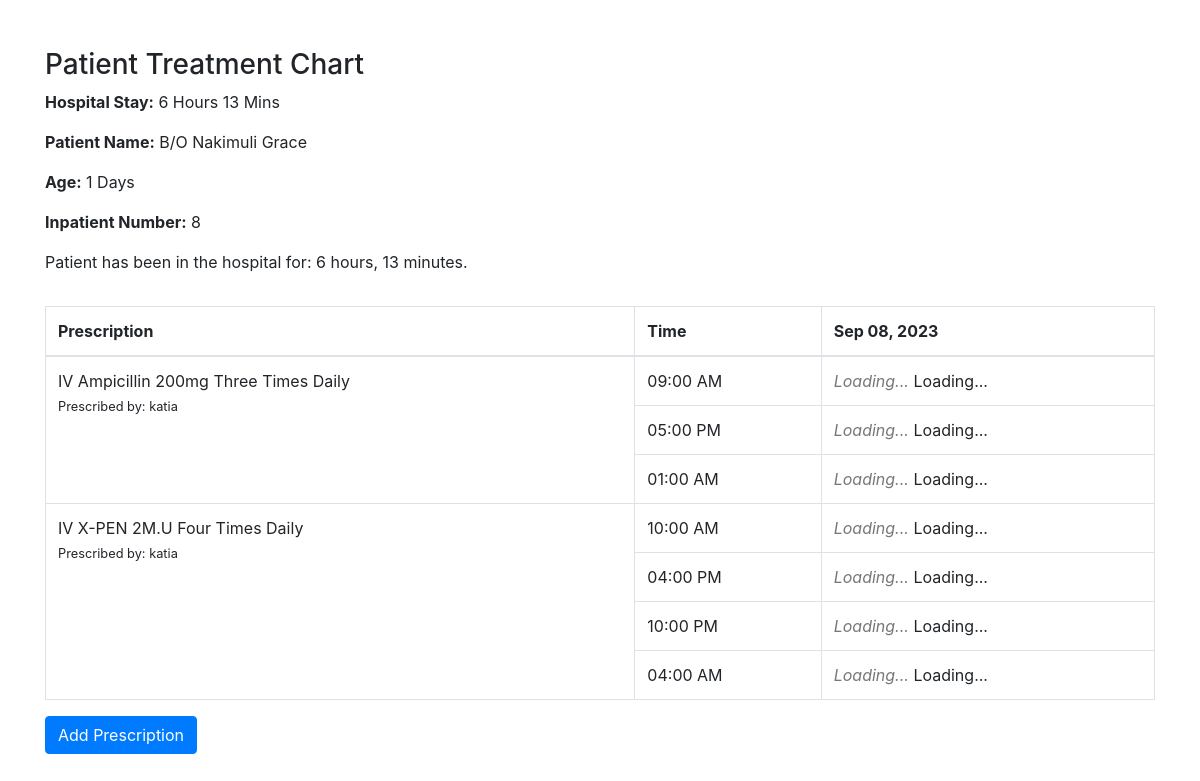
Page /patient_treatment_chart/8/ (signed in) on the committed database.
### newborn/models.py (models this page shows)
class NewbornAdmission(models.Model):
    PLACE_OF_BIRTH_CHOICES = [
        ('Hospital', 'Hospital'),
        ('Along the road', 'Along the road'),
        ('Home', 'Home'),
    ]
    MODE_OF_DELIVERY_CHOICES = [
        ('SVD', 'SVD (Spontaneous Vaginal Delivery)'),
        ('C/S', 'C/S (Caesarean Section)'),
    ]
    MEANS_OF_TRANSPORT_CHOICES = [
        ('Ambulance', 'Ambulance'),
        ('Public means', 'Public means'),
    ]
    YES_NO_CHOICES = [
        ('Yes', 'Yes'),
        ('No', 'No'),
    ]
    SEX = [
        ('M', 'M'),
        ('F', 'F'),
    ]
    admission_date = models.DateTimeField()
    name = models.CharField(max_length=100)
    sex = models.CharField(max_length=100, choices=SEX)
    birth_weight = models.DecimalField(max_digits=2, decimal_places=1)
    delivery_date = models.DateTimeField()
    place_of_birth = models.CharField(max_length=20, choices=PLACE_OF_BIRTH_CHOICES)
    hospital_name = models.CharField(max_length=100, blank=True, null=True)
    mode_of_delivery = models.CharField(max_length=3, choices=MODE_OF_DELIVERY_CHOICES)
    indication = models.CharField(max_length=100, blank=True, null=True)
    resuscitation_done = models.CharField(max_length=3, choices=YES_NO_CHOICES)
    resuscitation_choices_1 = models.BooleanField(verbose_name='Bag&Mask', default=False, blank=True)
    resuscitation_choices_2 = models.BooleanField(verbose_name='Oxygen', default=False, blank=True)
    referred_in = models.CharField(max_length=3, choices=YES_NO_CHOICES)
    facility_name = models.CharField(max_length=100, blank=True, null=True)
    referral_date_time = models.DateTimeField(blank=True, null=True)
    reason_for_referral = models.CharField(max_length=100, blank=True, null=True)
    means_of_transport = models.CharField(max_length=20, choices=MEANS_OF_TRANSPORT_CHOICES, blank=True, null=True)
    oxygen_transport = models.CharField(max_length=3, choices=YES_NO_CHOICES, blank=True, null=True)
    mother = models.ForeignKey(MotherDetails, on_delete=models.CASCADE, null=True)
    def __str__(self):
        return f"{self.place_of_birth} - {self.mode_of_delivery}"

class Prescription(models.Model):
    admission = models.ForeignKey(NewbornAdmission, on_delete=models.CASCADE)
    name = models.CharField(max_length=100)
    dosage = models.CharField(max_length=50)
    start_dose_time = models.TimeField()
    second_dose_time = models.TimeField(null=True, blank=True)
    third_dose_time = models.TimeField(null=True, blank=True)
    fourth_dose_time = models.TimeField(null=True, blank=True)
    FREQUENCY_CHOICES = [
        ('Once Daily', 'Once Daily'),
        ('Twice Daily', 'Twice Daily'),
        ('Three Times Daily', 'Three Times Daily'),
        ('Four Times Daily', 'Four Times Daily'),
    ]
    frequency = models.CharField(max_length=20, choices=FREQUENCY_CHOICES)
    start_date = models.DateField()
    prescriber = models.ForeignKey(User, on_delete=models.CASCADE, null=True, related_name='prescriptions_prescribed')
    def __str__(self):
        return self.name

### newborn/views.py (the view)
# urls.py: path('patient_treatment_chart/<int:admission_id>/', views.patient_treatment_chart, name='patient_treatment_chart'),
@login_required
def patient_treatment_chart(request, admission_id):
    admission = NewbornAdmission.objects.get(id=admission_id)
    print(admission)
    admission_date = admission.admission_date
    delivery_date = admission.delivery_date
    current_datetime = timezone.now()
    age_delta = current_datetime - delivery_date
    hospital_stay = current_datetime - admission_date
    hospital_duration = timesince(admission_date, current_datetime)
    hospital_days = hospital_stay.days
    hospital_hours, remainder_seconds = divmod(hospital_stay.seconds, 3600)
    hospital_minutes, _ = divmod(remainder_seconds, 60)
    age_days = age_delta.days
    day_dates = []  # Initialize day_dates as an empty list
    if request.method == 'POST':
        form = PrescriptionForm(request.POST, user=request.user)
        if form.is_valid():
            prescription = form.save(commit=False)
            prescription.admission = admission
            prescription.save()
            return redirect('patient_treatment_chart', admission_id=admission_id)
    else:
        form = PrescriptionForm(user=request.user)
    prescriptions = Prescription.objects.filter(admission=admission)
    print(prescriptions)
    print("leave a line")
    if prescriptions:
        start_date = prescriptions[0].start_date
        num_days = 4
        day_dates = [start_date + timedelta(days=i) for i in range(num_days)]
    else:
        num_days = 0  # No prescriptions, so no days to display
    for prescription in prescriptions:
        prescription.frequency_count = calculate_frequency_count(prescription.frequency)
    context = {
        'num_days': num_days,
        'day_dates': day_dates,
        'prescriptions': prescriptions,
        'admission': admission,
        'form': form,
        'age_days': age_days,
        'hospital_days': hospital_days,
        'hospital_hours': hospital_hours,
        'hospital_minutes': hospital_minutes,
        'hospital_duration': hospital_duration,
    }
    return render(request, 'newborn/prescription.html', context)

### newborn/views.py (called while the page is built)
def calculate_frequency_count(frequency):
    if frequency == 'Once Daily':
        return 1
    elif frequency == 'Twice Daily':
        return 2
    elif frequency == 'Three Times Daily':
        return 3
    elif frequency == 'Four Times Daily':
        return 4
    return 0

### newborn/templates/newborn/prescription.html (shortened to what this page needs)
<!DOCTYPE html>
<html lang="en">
<head>
    <link rel="stylesheet" href="https://stackpath.bootstrapcdn.com/bootstrap/4.5.2/css/bootstrap.min.css">
    <link rel="stylesheet" href="https://cdnjs.cloudflare.com/ajax/libs/font-awesome/5.15.3/css/all.min.css">
</head>
<body>
<div class="container mt-5">
    <div class="row">
        <div class="col">
            <h3>Patient Treatment Chart</h3>
        </div>
    </div>
    <div class="row">
        <div class="col">
            <p><strong>Hospital Stay:</strong>
    {% if hospital_hours > 0 %}
        {{ hospital_hours }} Hour{% if hospital_hours > 1 %}s{% endif %}
    {% endif %}
    {% if hospital_minutes > 0 %}
        {{ hospital_minutes }} Min{% if hospital_minutes > 1 %}s{% endif %}
    {% endif %}
</p>
	    <p><strong>Patient Name:</strong> {{ admission.name }}</p>
            <p><strong>Age:</strong> {{ age_days }} Days</p>
            <p><strong>Inpatient Number:</strong> {{ admission.pk }}</p>
	    <p>Patient has been in the hospital for: {{ admission.admission_date|timesince }}.</p>
        </div>
    </div>
    <div class="row mt-3">
        <div class="col">
            <table class="table table-bordered">
		<thead>
                    <tr>
                        <th>Prescription</th>
                        <th>Time</th>
                        <th id="day1Header">
			     {% if prescriptions %}
                        	{{ prescriptions.0.start_date|date:"M d, Y" }}
                             {% else %}
                        	Day
                             {% endif %}
			</th>
                    </tr>
                </thead>
                <tbody id="prescriptionTableBody">
                    {% for prescription in prescriptions %}
                    {% if prescription.start_dose_time %}
<tr data-prescription-id="{{ prescription.id }}">
                        <td rowspan="{{ prescription.frequency_count }}">
                            {{ prescription.name }} {{ prescription.frequency }}
                            <br>
                            <small>Prescribed by: {{ prescription.prescriber.username }}</small>
                        </td>
    <td class="dosing-time-cell">{{ prescription.start_dose_time|time:"h:i A" }}</td>
    <td class="status-cell dose1-status-cell">
    </td>
</tr>
{% endif %}
 {% if prescription.second_dose_time %}
<tr data-prescription-id="{{ prescription.id }}">
    <td class="dosing-time-cell">{{ prescription.second_dose_time|time:"h:i A" }}</td>
    <td class="status-cell dose2-status-cell">
    </td>
</tr>
{% endif %}
                    {% if prescription.third_dose_time %}
<tr data-prescription-id="{{ prescription.id }}">
    <td class="dosing-time-cell">{{ prescription.third_dose_time|time:"h:i A" }}</td>
    <td class="status-cell dose3-status-cell">
    </td>
</tr>
{% endif %}
{% if prescription.fourth_dose_time %}
<tr data-prescription-id="{{ prescription.id }}">
    <td class="dosing-time-cell">{{ prescription.fourth_dose_time|time:"h:i A" }}</td>
    <td class="status-cell dose4-status-cell">
    </td>
</tr>
{% endif %}
                    {% endfor %}
                </tbody>
            </table>
        </div>
    </div>
    <button type="button" class="btn btn-primary" data-toggle="modal" data-target="#prescriptionModal">
        Add Prescription
    </button>
</div>
</body>
</html>

### rows in the picture
NewbornAdmission: name "B/O Nakimuli Grace", pk "8", admission_date "6 hours, 13 minutes"
Prescription: start_date "Sep 08, 2023", name "IV Ampicillin 200mg", frequency "Three Times Daily", prescriber.username "katia", start_dose_time "09:00 AM", second_dose_time "05:00 PM", third_dose_time "01:00 AM"
Prescription: name "IV X-PEN 2M.U", frequency "Four Times Daily", prescriber.username "katia", start_dose_time "10:00 AM", second_dose_time "04:00 PM", third_dose_time "10:00 PM", fourth_dose_time "04:00 AM"

### other values in the picture
{{ hospital_hours }} "6"
{{ hospital_minutes }} "13"
